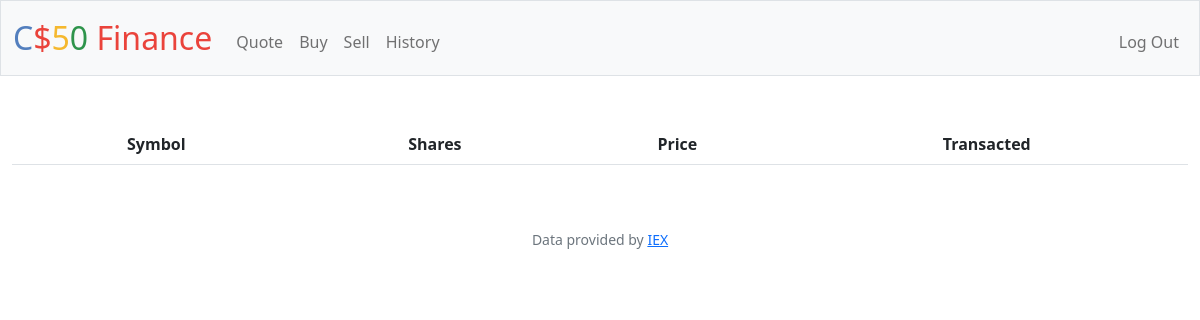
/history (signed in), run on an earlier commit of the app's database.
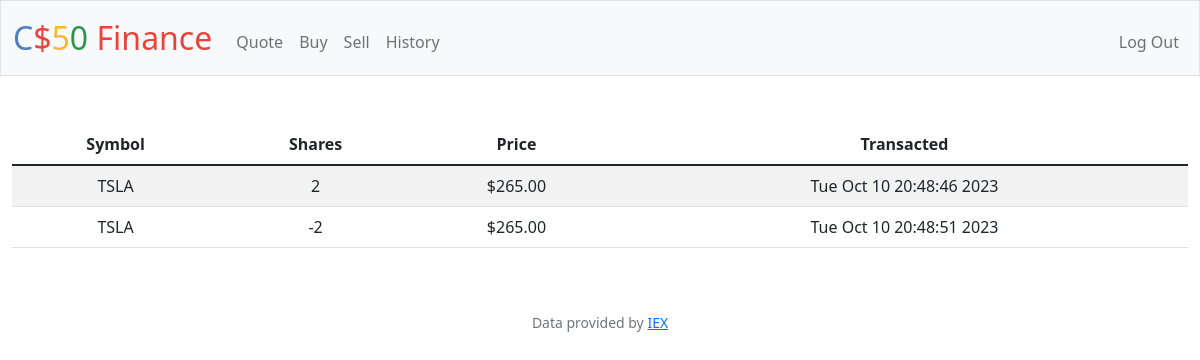
And on a later commit of the database.
### tables this page shows
CREATE TABLE history (
users_id INTEGER NOT NULL,
stock TEXT NOT NULL,
number INTEGER NOT NULL,
price TEXT NOT NULL,
date_time TEXT NOT NULL,
FOREIGN KEY(users_id) REFERENCES users(id));

### app.py (the view)
@app.route("/history")
@login_required
def history():
    transaction_rows = db.execute("SELECT stock, number, price, date_time FROM history WHERE users_id = ?", session["user_id"])
    return render_template("history.html", transaction_rows=transaction_rows)

### app.py (called while the page is built)
@app.after_request
def after_request(response):
    response.headers["Cache-Control"] = "no-cache, no-store, must-revalidate"
    response.headers["Expires"] = 0
    response.headers["Pragma"] = "no-cache"
    return response

### helpers.py (called while the page is built)
def login_required(f):
    @wraps(f)
    def decorated_function(*args, **kwargs):
        if session.get("user_id") is None:
            return redirect("/login")
        return f(*args, **kwargs)
    return decorated_function

### templates/history.html (shortened to what this page needs)
{% extends "layout.html" %}
{% block main %}
    <table class="table table-striped">
        <thead>
            <tr>
                <th>Symbol</th>
                <th>Shares</th>
                <th>Price</th>
                <th>Transacted</th>
            </tr>
        </thead>
        <tbody>
            {% for row in transaction_rows %}
            <tr>
                <td>{{ row['stock'] }}</td>
                <td>{{ row['number'] }} </td>
                <td>{{ row['price'] }} </td>
                <td>{{ row['date_time'] }} </td>
            </tr>
            {% endfor %}
        </tbody>
    </table>
{% endblock %}

### templates/layout.html (shortened to what this page needs)
<!DOCTYPE html>
<html lang="en">
    <head>
        <link href="https://cdn.jsdelivr.net/npm/bootstrap@5.1.3/dist/css/bootstrap.min.css" rel="stylesheet">
        <link href="/static/styles.css" rel="stylesheet">
    </head>
    <body>
        <nav class="bg-light border navbar navbar-expand-md navbar-light">
            <div class="container-fluid">
                <a class="navbar-brand" href="/"><span class="blue">C</span><span class="red">$</span><span class="yellow">5</span><span class="green">0</span> <span class="red">Finance</span></a>
                <div class="collapse navbar-collapse" id="navbar">
                    {% if session["user_id"] %}
                        <ul class="navbar-nav me-auto mt-2">
                            <li class="nav-item"><a class="nav-link" href="/quote">Quote</a></li>
                            <li class="nav-item"><a class="nav-link" href="/buy">Buy</a></li>
                            <li class="nav-item"><a class="nav-link" href="/sell">Sell</a></li>
                            <li class="nav-item"><a class="nav-link" href="/history">History</a></li>
                        </ul>
                        <ul class="navbar-nav ms-auto mt-2">
                            <li class="nav-item"><a class="nav-link" href="/logout">Log Out</a></li>
                        </ul>
                    {% else %}
                        <ul class="navbar-nav ms-auto mt-2">
                            <li class="nav-item"><a class="nav-link" href="/register">Register</a></li>
                            <li class="nav-item"><a class="nav-link" href="/login">Log In</a></li>
                        </ul>
                    {% endif %}
                </div>
            </div>
        </nav>
        <main class="container-fluid py-5 text-center">
            {% block main %}{% endblock %}
        </main>
        <footer class="mb-5 small text-center text-muted">
            Data provided by <a href="https://iexcloud.io/">IEX</a>
        </footer>
    </body>
</html>

### static/styles.css (style rules this page uses)
nav .navbar-brand { font-size: xx-large; }
nav .navbar-brand .blue { color: #537fbe; }
nav .navbar-brand .red { color: #ea433b; }
nav .navbar-brand .yellow { color: #f5b82e; }
nav .navbar-brand .green { color: #2e944b; }

What changed in the data, as far as the page shows it:
added history: stock "TSLA", number "2", price "$265.00", date_time "Tue Oct 10 20:48:46 2023"
added history: stock "TSLA", number "-2", price "$265.00", date_time "Tue Oct 10 20:48:51 2023"
